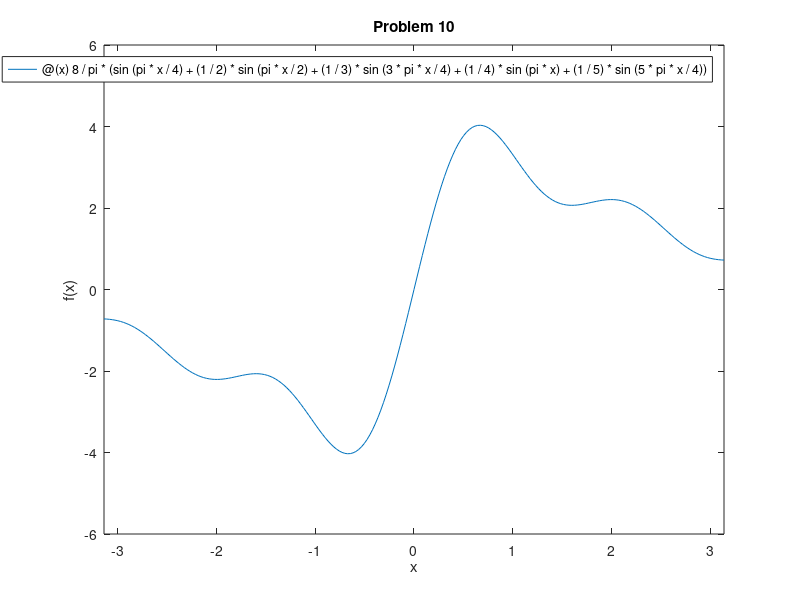
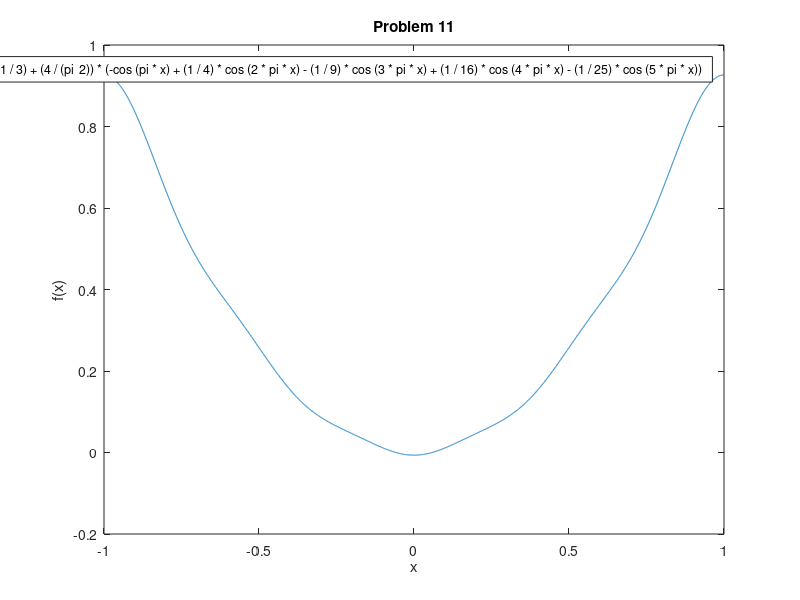
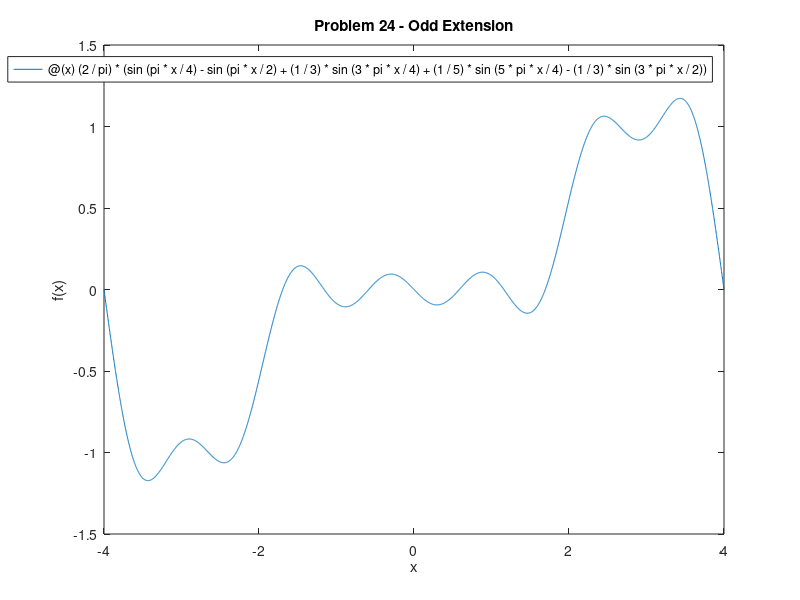
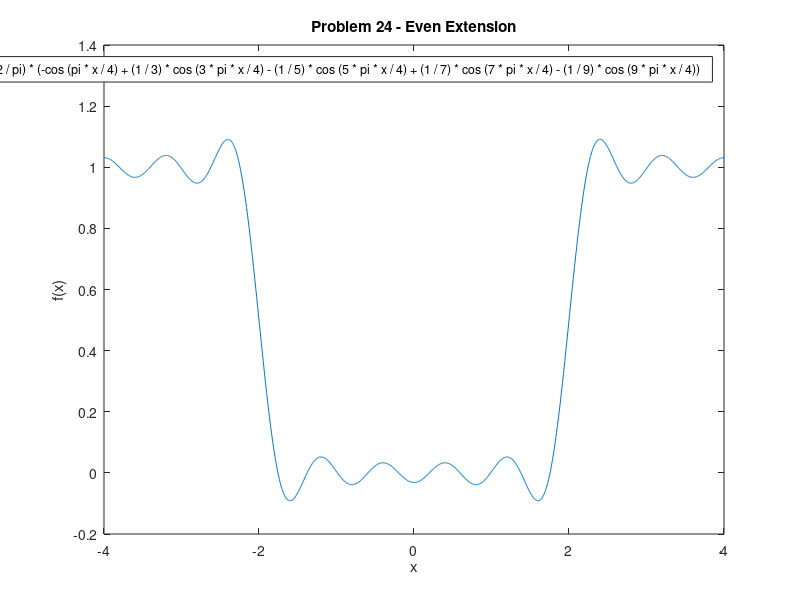

The MATLAB source for these figures, in order:
%{
P491 10.
f(x) = 
    4 - x, if 0 < x < 4
    -4 - x, if -4 < x < 0
for -4 < x < 4, p=4

I've tried up to 12 terms, but it seems hard to strectch the curve as a
straight line.
%}
fn1 = @(x) 8/pi * (sin(pi*x/4) + (1/2) * sin(pi*x/2) + (1/3) * sin(3*pi*x/4) + (1/4) * sin(pi*x) + (1/5) * sin(5*pi*x/4));
f1 = figure;
figure(f1);
fplot(fn1, [-pi, pi])
title('Problem 10')
ylabel('f(x)')
xlabel('x')
saveas(gcf,'plot_problem10.png')

%{
P491 11.
f(x) = x^2, -1 < x < 1, p=2

It seems approximate the quadratic function well, although it still has
some slightly-unfitted parts.
%}
fn2 = @(x) (1/3) + (4/(pi^2)) * (-cos(pi*x) + (1/4) * cos(2*pi*x) - (1/9) * cos(3*pi*x) + (1/16) * cos(4*pi*x) - (1/25) * cos(5*pi*x));
f2 = figure;
figure(f2);
fplot(fn2, [-1, 1])
title('Problem 11')
ylabel('f(x)')
xlabel('x')
saveas(gcf,'plot_problem11.png')

%{
P491 24.
f(x) = 
    1, if 2 < x < 4
    0, if 0 < x < 2
for -4 < x < 4, p=4 (Half Wave)

It's clear that the Fourier series approximate the up and down of the
function. However, it still doesn't perform well on the detail and still
have some periodic clogging.
%}
fn24_odd = @(x) (2/pi) * (sin(pi*x/4) - sin(pi*x/2) + (1/3) * sin(3*pi*x/4) + (1/5) * sin(5*pi*x/4) - (1/3) * sin(3*pi*x/2));
f24_odd = figure;
figure(f24_odd);
fplot(fn24_odd, [-4, 4])
title('Problem 24 - Odd Extension')
ylabel('f(x)')
xlabel('x')
saveas(gcf,'plot_problem24_odd.png')

fn24_even = @(x) 1/2 + (2/pi) * (-cos(pi*x/4) + (1/3) * cos(3*pi*x/4) - (1/5) * cos(5*pi*x/4) + (1/7) * cos(7*pi*x/4) - (1/9) * cos(9*pi*x/4));
f24_even = figure;
figure(f24_even);
fplot(fn24_even, [-4, 4])
title('Problem 24 - Even Extension')
ylabel('f(x)')
xlabel('x')
saveas(gcf,'plot_problem24_even.png')

%{
P491 28.
f(x) = x
for 0 <= x <= L, p=2L (Half Wave)

It's clear that the Fourier series approximate the function well in general. 
However, it still doesn't perform well on the detail and still
have some periodic clogging.
%}
fn28_odd = @(x) (2/pi) * (sin(pi*x) - (1/2) * sin(2*pi*x) + (1/3) * sin(3*pi*x) - (1/4) * sin(4*pi*x) + (1/5) * sin(5*pi*x));
f28_odd = figure;
figure(f28_odd);
fplot(fn28_odd, [-1, 1])
title('Problem 28 - Odd Extension')
ylabel('f(x)')
xlabel('times of L')
saveas(gcf,'plot_problem28_odd.png')

fn28_even = @(x) 1/2 - (4/(pi * pi)) * (cos(pi*x) + (1/9) * cos(3*pi*x) - (1/25) * cos(5*pi*x) + (1/49) * cos(7*pi*x) - (1/81) * cos(9*pi*x));
f28_even = figure;
figure(f28_even);
fplot(fn28_even, [-1, 1])
title('Problem 28 - Even Extension')
ylabel('f(x)')
xlabel('times of L')
saveas(gcf,'plot_problem28_even.png')

%{
Problem III
%}
fnIII = @(x) cos(2 * x) + 3 * sin(2 * x);
fIII = figure;
figure(fIII);
fplot(fnIII, [-pi, pi])
title('Problem III')
ylabel('cos(2t) + 3 * sin(2t)')
xlabel('t')
saveas(gcf,'plot_problemIII_fs.png')


fnIII2 = @(x) (1/(cos(atan(-3)))) * cos(2 * x + atan(-3));
fIII2 = figure;
figure(fIII2);
fplot(fnIII2, [-pi, pi])
title('Problem III')
ylabel('X * cos(2t + Y), X=1/cos(arctan(-3)), Y=arctan(-3)')
xlabel('t')
saveas(gcf,'plot_problemIII_fn.png')
